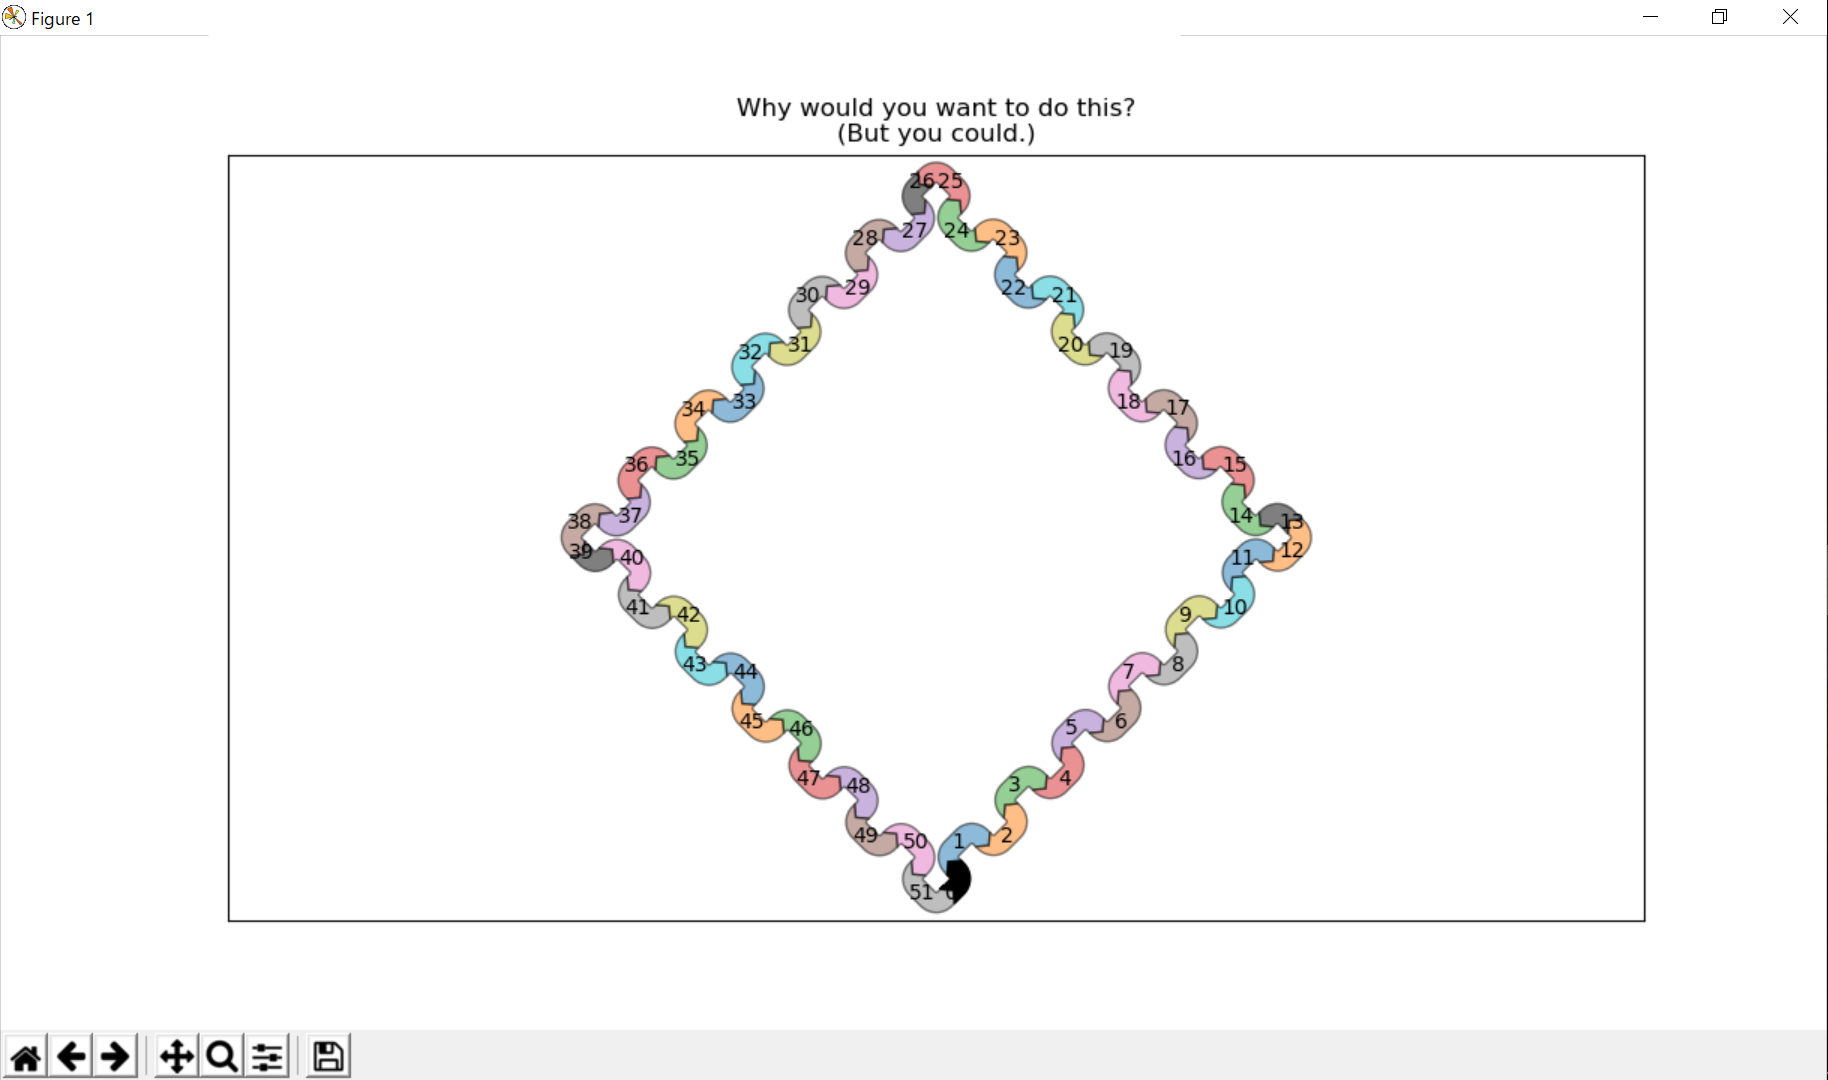

Python code for this plot:
from itertools import cycle

import matplotlib.pyplot as plt
from matplotlib.sankey import Sankey

links_per_side = 6


def side(sankey, n=1):
    """Generate a side chain."""
    prior = len(sankey.diagrams)
    for i in range(0, 2*n, 2):
        sankey.add(flows=[1, -1], orientations=[-1, -1],
                   patchlabel=str(prior + i),
                   prior=prior + i - 1, connect=(1, 0), alpha=0.5)
        sankey.add(flows=[1, -1], orientations=[1, 1],
                   patchlabel=str(prior + i + 1),
                   prior=prior + i, connect=(1, 0), alpha=0.5)


def corner(sankey):
    """Generate a corner link."""
    prior = len(sankey.diagrams)
    sankey.add(flows=[1, -1], orientations=[0, 1],
               patchlabel=str(prior), facecolor='k',
               prior=prior - 1, connect=(1, 0), alpha=0.5)


fig = plt.figure()
ax = fig.add_subplot(1, 1, 1, xticks=[], yticks=[],
                     title="Why would you want to do this?\n(But you could.)")
sankey = Sankey(ax=ax, unit=None)
sankey.add(flows=[1, -1], orientations=[0, 1],
           patchlabel="0", facecolor='k',
           rotation=45)
side(sankey, n=links_per_side)
corner(sankey)
side(sankey, n=links_per_side)
corner(sankey)
side(sankey, n=links_per_side)
corner(sankey)
side(sankey, n=links_per_side)
sankey.finish()
# Notice:
# 1. The alignment doesn't drift significantly (if at all; with 16007
#    subdiagrams there is still closure).
# 2. The first diagram is rotated 45 deg, so all other diagrams are rotated
#    accordingly.

plt.show()
